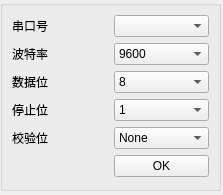
<?xml version="1.0" encoding="UTF-8"?>
<ui version="4.0">
 <class>settings</class>
 <widget class="QMainWindow" name="settings">
  <property name="geometry">
   <rect>
    <x>0</x>
    <y>0</y>
    <width>223</width>
    <height>195</height>
   </rect>
  </property>
  <property name="windowTitle">
   <string>MainWindow</string>
  </property>
  <widget class="QWidget" name="centralwidget">
   <widget class="QGroupBox" name="gGB_MainLayout">
    <property name="geometry">
     <rect>
      <x>0</x>
      <y>0</y>
      <width>221</width>
      <height>191</height>
     </rect>
    </property>
    <property name="styleSheet">
     <string notr="true"/>
    </property>
    <layout class="QGridLayout" name="gridLayout">
     <item row="7" column="0">
      <widget class="QLabel" name="l_Parity">
       <property name="text">
        <string>校验位</string>
       </property>
      </widget>
     </item>
     <item row="8" column="1">
      <widget class="QPushButton" name="pB_Aplly">
       <property name="text">
        <string>OK</string>
       </property>
      </widget>
     </item>
     <item row="7" column="1">
      <widget class="QComboBox" name="cB_Parity">
       <item>
        <property name="text">
         <string>None</string>
        </property>
       </item>
      </widget>
     </item>
     <item row="5" column="1">
      <widget class="QComboBox" name="cB_DataBits">
       <item>
        <property name="text">
         <string>8</string>
        </property>
       </item>
      </widget>
     </item>
     <item row="5" column="0">
      <widget class="QLabel" name="l_DataBits">
       <property name="text">
        <string>数据位</string>
       </property>
      </widget>
     </item>
     <item row="4" column="0">
      <widget class="QLabel" name="l_Baudrate">
       <property name="text">
        <string>波特率</string>
       </property>
      </widget>
     </item>
     <item row="6" column="1">
      <widget class="QComboBox" name="cB_StopBits">
       <item>
        <property name="text">
         <string>1</string>
        </property>
       </item>
      </widget>
     </item>
     <item row="6" column="0">
      <widget class="QLabel" name="l_StopBits">
       <property name="text">
        <string>停止位</string>
       </property>
      </widget>
     </item>
     <item row="4" column="1">
      <widget class="QComboBox" name="cB_Baudrate">
       <item>
        <property name="text">
         <string>9600</string>
        </property>
       </item>
      </widget>
     </item>
     <item row="1" column="0">
      <widget class="QLabel" name="l_SerialPort">
       <property name="text">
        <string>串口号</string>
       </property>
      </widget>
     </item>
     <item row="1" column="1">
      <widget class="QComboBox" name="cB_SerialPort"/>
     </item>
    </layout>
   </widget>
  </widget>
 </widget>
 <resources/>
 <connections/>
</ui>
